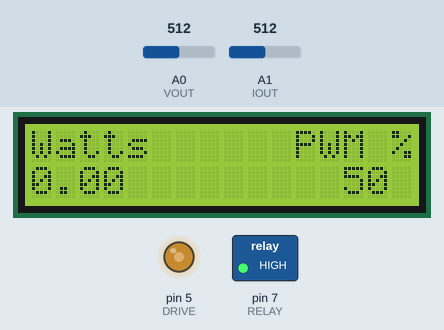
The sketch below on a simulated Arduino Uno, built with avr-gcc and run on an emulated ATmega328P. On the bench: 16×2 character LCD, switched loads named in the sketch (green lamp = pin HIGH), output pins drawn as LEDs (lit = HIGH). The inputs (shaded band) are chosen by the test bench; at power-on: A1 (IOUT) = 512, A0 (VOUT) = 512. What the sketch prints to the serial monitor is not drawn.

Above: at 1.2 s.
1.3 s: A1 (IOUT) set to 716
At 3.4 s:
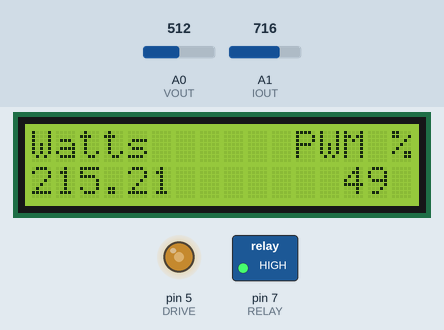
3.7 s: A0 (VOUT) set to 716
At 5.0 s:
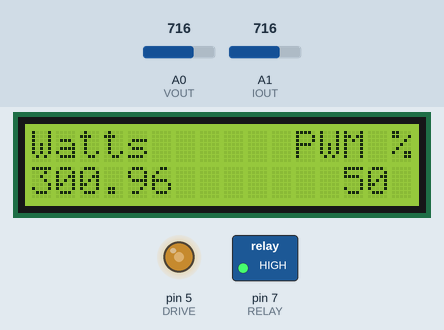
5.9 s: A0 (VOUT) set to 900
At 7.8 s:
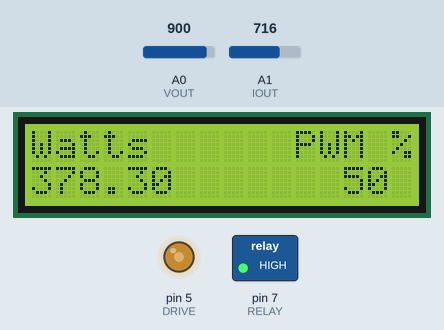
8.1 s: A1 (IOUT) set to 900
At 9.4 s:
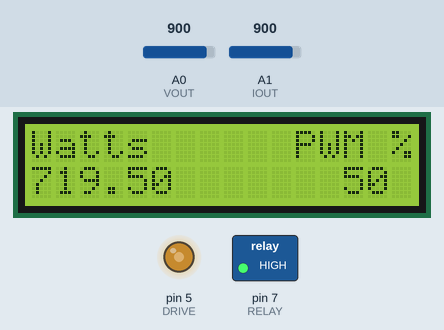
10.2 s: A0 (VOUT) set to 1023
At 12.1 s:
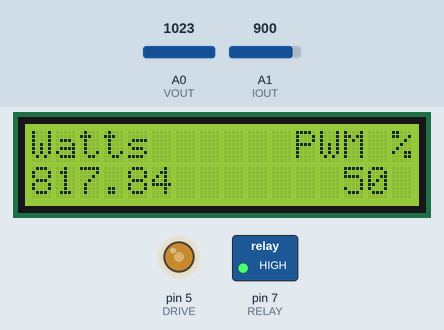
12.4 s: A1 (IOUT) set to 1023
At 13.8 s:
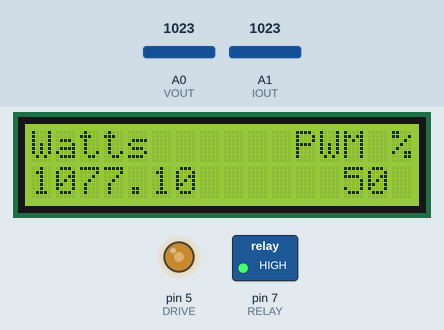
Timing chart, 0 to 15.4 s (numbered marks = the images above; inputs shaded):
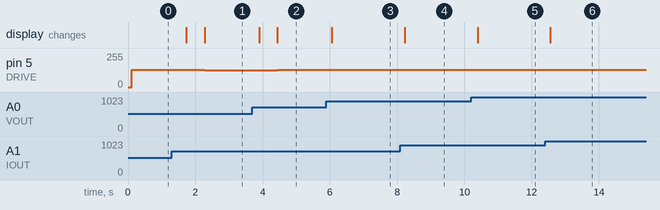

The sketch:

MPPTController.ino
```cpp
#include <Wire.h>
#include <LiquidCrystal_I2C.h>
#include <math.h>
#include "MPPTController.h"

/*
 * Technology Demonstration of a Maximum Power Point Transfer Controller using the "Peturb and Observe" Algorithm
 *
 * Theory of Operation
 *
 * We are measuring voltage and current at the battery, so we can also calculate power
 *
 * if Power_now > Power_prev {
 *  if Volts_now > Volts_prev {
 *    increase PWM output
 *  }
 *  else {
 *    decrease PWM output
 *  }
 * else {
 *  if Volts_now > Volts_prev {
 *    decrease PWM output
 *  }
 *  else {
 *    increase PWM output
 *  }
 * }
 *
 * PINS
 * D0  - TxD
 * D1  - RxD
 * D2  - Rotary Encoder
 * D3  - Rotart Encoder
 * D4  - Encoder Pushbutton
 * D5  - PWM Out to MOSFET
 * D6  -
 * D7  - Panel Cutoff Relay
 * D8  -
 * D9  -
 * D10 - (SS)
 * D11 - (MOSI)
 * D12 - (MISO)
 * D13 - (SCK)
 * A0  - Vout
 * A1  - Iout
 * A2  -
 * A3  -
 * A4  - SDA
 * A5  - SCL
 * A6  -
 * A7  -
 */

LiquidCrystal_I2C lcd(0x3F, 16, 2);

float readVolts(void){
#ifdef _DEBUG
  Serial.print("readVolts: ");
  Serial.println(String(analogRead(VOUT)));
#endif
  return (float)analogRead(VOUT) * (float)VOLTAGE_SCALE;
}

float readAmps(void) {
#ifdef _DEBUG
  Serial.print("readAmps: ");
  Serial.println(String(abs(analogRead(IOUT)-512)));
#endif
  return (float)abs(analogRead(IOUT)-512) * (float)CURRENT_SCALE / 0.066;
}

int calculateDutyCycle(float value) {
  return int((float)value/(float)256 * 100);
}

float calculatePower(float vIn, float iIn) {
  float power = 0.0;
  power = (vIn * iIn);
  return power;
}

void pwmUp(void) {
  if(powerOut < 256)
    powerOut++;
}

void pwmDown(void) {
  if(powerOut > 0)
    powerOut--;
}

void setup() {
  Serial.begin(115200);
  while(!Serial);
#ifdef _DEBUG
  Serial.print("MPPT Controller ");
  Serial.println(VERSION);
#endif
  lcd.init();
  lcd.backlight();
  lcd.setCursor(0,0);
  lcd.print("Ver:");
  lcd.setCursor(0,4);
  lcd.print(VERSION);
  pinMode(ENC_A, INPUT_PULLUP);
  pinMode(ENC_B, INPUT_PULLUP);
  pinMode(ENC_BUTTON, INPUT_PULLUP);
  pinMode(RELAY, OUTPUT);
  pinMode(IOUT, INPUT);
  pinMode(VOUT, INPUT);

  // Turn on the solar panel
  digitalWrite(RELAY, HIGH);
  analogWrite(DRIVE, 0);
}

void loop() {
  lastPower = currentPower;
    lastVoltage = volts;

  volts = readVolts();
  amps = readAmps();
  currentPower = calculatePower(volts, amps);
#ifdef _DEBUG
/*  Serial.print("Vin, Iin, Power, PWM: ");
  Serial.print(String(volts));
  Serial.print(", ");
  Serial.print(String(amps));
  Serial.print(", ");
  Serial.print(String(currentPower));
  Serial.print(", ");
  Serial.print(String(calculateDutyCycle((float)powerOut)));
  Serial.println(); */
#endif
//  lcd.clear();
  lcd.setCursor(0,0);
//lcd.print("----------------");
  lcd.print("Watts      PWM %");
  lcd.setCursor(0,1);
  lcd.print("                ");
  lcd.setCursor(0,1);
  lcd.print(String(currentPower));
  lcd.setCursor(13,1);
  lcd.print(String(calculateDutyCycle((float)powerOut)));
  analogWrite(DRIVE, powerOut);
  if(lastPower < currentPower) {
    if(volts > lastVoltage)
      pwmUp();
    else
      pwmDown();
  }
  if(lastPower > currentPower) {
    if(volts < lastVoltage)
      pwmUp();
    else
      pwmDown();
  }
  delay(500);
}
```

MPPTController.h
```cpp
#define _DEBUG
#define VERSION "0.0.1"

#define ENC_A 2
#define ENC_B 3
#define ENC_BUTTON 4
#define DRIVE 5
#define RELAY 7
#define VOUT A0
#define IOUT A1

// Multiplier to get ADC reading in the actual units
#define VOLTAGE_SCALE 0.0278505 // Assuming max Vin = 25V (via a divider of course!)
#define CURRENT_SCALE 0.0048828125

float lastPower = 0.0;
float currentPower = 0.0;
float lastVoltage = 0.0;
float volts = 0.0;
float amps = 0.0;
// 50% as a starting value
uint16_t powerOut = 128;
```

Measured:
- after the input at 1.3 s, pin 5 (DRIVE): 128/255 → 127/255 after 0.98 s; the display: first changes after 0.43 s (image 1 shows a later state)
- after the input at 3.7 s, pin 5 (DRIVE): 127/255 → 128/255 after 0.74 s; the display: first changes after 0.20 s (image 2 shows a later state)
- after the input at 5.9 s, pin 5 (DRIVE): 128/255 → 129/255 after 0.71 s; the display: changes after 0.16 s (image 3)
- after the input at 8.1 s, pin 5 (DRIVE): 129/255 → 128/255 after 0.67 s; the display: changes after 0.13 s (image 4)
- after the input at 10.2 s, pin 5 (DRIVE): 128/255 → 129/255 after 0.74 s; the display: changes after 0.19 s (image 5)
- after the input at 12.4 s, pin 5 (DRIVE): 129/255 → 128/255 after 0.70 s; the display: changes after 0.16 s (image 6)
